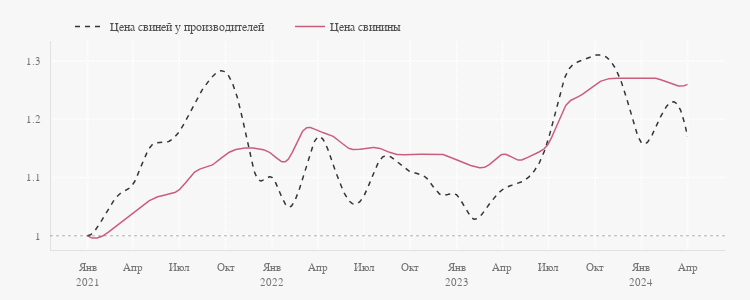

The code cell stored with this chart in its notebook:
### Markdown cell above
### Цена свинины

### Code cell
fig = go.Figure(layout=dict(width=750, height=300))

fig.add_trace(
    go.Scatter(
        x=smoothed(prices_food_growth['свиньи'], datetime_index=True).index,
        y=smoothed(prices_food_growth['свиньи'],  datetime_index=True).values.ravel(),
        mode='lines', line_color=palette[-5], opacity=1, line_dash='5px', hoverinfo='skip',
        name='Цена свиней у производителей'))
fig.add_trace(
    go.Scatter(
        x=prices_food_growth['свиньи'].index,
        y=prices_food_growth['свиньи'],
        marker=dict(opacity=0, size=6),
        mode='markers', line_color=palette[0], showlegend=False,
        name='Цена свиней у производителей',))
fig.add_trace(
    go.Scatter(
        x=smoothed(prices_food_growth['свинина (кроме бескостного мяса), кг'], datetime_index=True).index,
        y=smoothed(prices_food_growth['свинина (кроме бескостного мяса), кг'],  datetime_index=True).values.ravel(),
        mode='lines', line_color=palette[8], hoverinfo='skip',
        name='Цена свинины'))
fig.add_trace(
    go.Scatter(
        x=prices_food_growth['свинина (кроме бескостного мяса), кг'].index,
        y=prices_food_growth['свинина (кроме бескостного мяса), кг'],
        marker=dict(opacity=0, size=6),
        mode='markers', line_color=palette[8], showlegend=False,
        name='Цена свинины'))

pl_hline(1)

fig.update_xaxes(dtick='M3', tickformat="%b<br>%Y", labelalias=xtickaliases)
fig.update_yaxes(dtick=0.1)

fig.show(config=config)

### Figure 1 — Plotly figure (JSON) as saved in the notebook; plotly's stock layout.template omitted (floating-point values rounded to 4 significant figures; data arrays with more than 128 entries replaced by an {"elided": "..."} marker saying what was removed)
{"data": [{"hoverinfo": "skip", "line": {"color": "#353535", "dash": "5px"}, "mode": "lines", "name": "Цена свиней у производителей", "opacity": 1, "type": "scatter", "x": {"elided": "1000 str values"}, "y": {"elided": "1000 float values"}}, {"line": {"color": "#4F4F4F"}, "marker": {"opacity": 0, "size": 6}, "mode": "markers", "name": "Цена свиней у производителей", "showlegend": false, "type": "scatter", "x": ["2021-01-01T00:00:00", "2021-02-01T00:00:00", "2021-03-01T00:00:00", "2021-04-01T00:00:00", "2021-05-01T00:00:00", "2021-06-01T00:00:00", "2021-07-01T00:00:00", "2021-08-01T00:00:00", "2021-09-01T00:00:00", "2021-10-01T00:00:00", "2021-11-01T00:00:00", "2021-12-01T00:00:00", "2022-01-01T00:00:00", "2022-02-01T00:00:00", "2022-03-01T00:00:00", "2022-04-01T00:00:00", "2022-05-01T00:00:00", "2022-06-01T00:00:00", "2022-07-01T00:00:00", "2022-08-01T00:00:00", "2022-09-01T00:00:00", "2022-10-01T00:00:00", "2022-11-01T00:00:00", "2022-12-01T00:00:00", "2023-01-01T00:00:00", "2023-02-01T00:00:00", "2023-03-01T00:00:00", "2023-04-01T00:00:00", "2023-05-01T00:00:00", "2023-06-01T00:00:00", "2023-07-01T00:00:00", "2023-08-01T00:00:00", "2023-09-01T00:00:00", "2023-10-01T00:00:00", "2023-11-01T00:00:00", "2023-12-01T00:00:00", "2024-01-01T00:00:00", "2024-02-01T00:00:00", "2024-03-01T00:00:00", "2024-04-01T00:00:00"], "y": [1, 1.03, 1.07, 1.09, 1.15, 1.16, 1.18, 1.23, 1.27, 1.28, 1.21, 1.1, 1.1, 1.05, 1.1, 1.17, 1.12, 1.06, 1.07, 1.13, 1.13, 1.11, 1.1, 1.07, 1.07, 1.03, 1.05, 1.08, 1.09, 1.11, 1.17, 1.27, 1.3, 1.31, 1.3, 1.24, 1.16, 1.19, 1.23, 1.17]}, {"hoverinfo": "skip", "line": {"color": "#CB5D7C"}, "mode": "lines", "name": "Цена свинины", "type": "scatter", "x": {"elided": "1000 str values"}, "y": {"elided": "1000 float values"}}, {"line": {"color": "#CB5D7C"}, "marker": {"opacity": 0, "size": 6}, "mode": "markers", "name": "Цена свинины", "showlegend": false, "type": "scatter", "x": ["2021-01-01T00:00:00", "2021-02-01T00:00:00", "2021-03-01T00:00:00", "2021-04-01T00:00:00", "2021-05-01T00:00:00", "2021-06-01T00:00:00", "2021-07-01T00:00:00", "2021-08-01T00:00:00", "2021-09-01T00:00:00", "2021-10-01T00:00:00", "2021-11-01T00:00:00", "2021-12-01T00:00:00", "2022-01-01T00:00:00", "2022-02-01T00:00:00", "2022-03-01T00:00:00", "2022-04-01T00:00:00", "2022-05-01T00:00:00", "2022-06-01T00:00:00", "2022-07-01T00:00:00", "2022-08-01T00:00:00", "2022-09-01T00:00:00", "2022-10-01T00:00:00", "2022-11-01T00:00:00", "2022-12-01T00:00:00", "2023-01-01T00:00:00", "2023-02-01T00:00:00", "2023-03-01T00:00:00", "2023-04-01T00:00:00", "2023-05-01T00:00:00", "2023-06-01T00:00:00", "2023-07-01T00:00:00", "2023-08-01T00:00:00", "2023-09-01T00:00:00", "2023-10-01T00:00:00", "2023-11-01T00:00:00", "2023-12-01T00:00:00", "2024-01-01T00:00:00", "2024-02-01T00:00:00", "2024-03-01T00:00:00", "2024-04-01T00:00:00"], "y": [1, 1, 1.02, 1.04, 1.06, 1.07, 1.08, 1.11, 1.12, 1.14, 1.15, 1.15, 1.14, 1.13, 1.18, 1.18, 1.17, 1.15, 1.15, 1.15, 1.14, 1.14, 1.14, 1.14, 1.13, 1.12, 1.12, 1.14, 1.13, 1.14, 1.16, 1.22, 1.24, 1.26, 1.27, 1.27, 1.27, 1.27, 1.26, 1.26]}], "layout": {"height": 300, "shapes": [{"line": {"color": "black", "dash": "3px", "width": 1}, "opacity": 0.3, "type": "line", "x0": 0, "x1": 1, "xref": "x domain", "y0": 1, "y1": 1, "yref": "y"}], "width": 750, "xaxis": {"autorange": true, "dtick": "M3", "labelalias": {"Apr<br>2021": "Апр", "Apr<br>2022": "Апр", "Apr<br>2023": "Апр", "Apr<br>2024": "Апр", "Aug<br>2021": "Авг", "Aug<br>2022": "Авг", "Aug<br>2023": "Авг", "Aug<br>2024": "Авг", "Dec<br>2021": "Дек", "Dec<br>2022": "Дек", "Dec<br>2023": "Дек", "Dec<br>2024": "Дек", "Feb<br>2021": "Фев", "Feb<br>2022": "Фев", "Feb<br>2023": "Фев", "Feb<br>2024": "Фев", "Jan<br>2021": "Янв<br>2021", "Jan<br>2022": "Янв<br>2022", "Jan<br>2023": "Янв<br>2023", "Jan<br>2024": "Янв<br>2024", "Jul<br>2021": "Июл", "Jul<br>2022": "Июл", "Jul<br>2023": "Июл", "Jul<br>2024": "Июл", "Jun<br>2021": "Июн", "Jun<br>2022": "Июн", "Jun<br>2023": "Июн", "Jun<br>2024": "Июн", "Mar<br>2021": "Мар", "Mar<br>2022": "Мар", "Mar<br>2023": "Мар", "Mar<br>2024": "Мар", "May<br>2021": "Май", "May<br>2022": "Май", "May<br>2023": "Май", "May<br>2024": "Май", "Nov<br>2021": "Ноя", "Nov<br>2022": "Ноя", "Nov<br>2023": "Ноя", "Nov<br>2024": "Ноя", "Oct<br>2021": "Окт", "Oct<br>2022": "Окт", "Oct<br>2023": "Окт", "Oct<br>2024": "Окт", "Sep<br>2021": "Сен", "Sep<br>2022": "Сен", "Sep<br>2023": "Сен", "Sep<br>2024": "Сен"}, "range": ["2020-10-18 21:00", "2024-06-14 03:00"], "tickformat": "%b<br>%Y", "type": "date"}, "yaxis": {"autorange": true, "dtick": 0.1, "range": [0.9756, 1.334], "type": "linear"}}}
